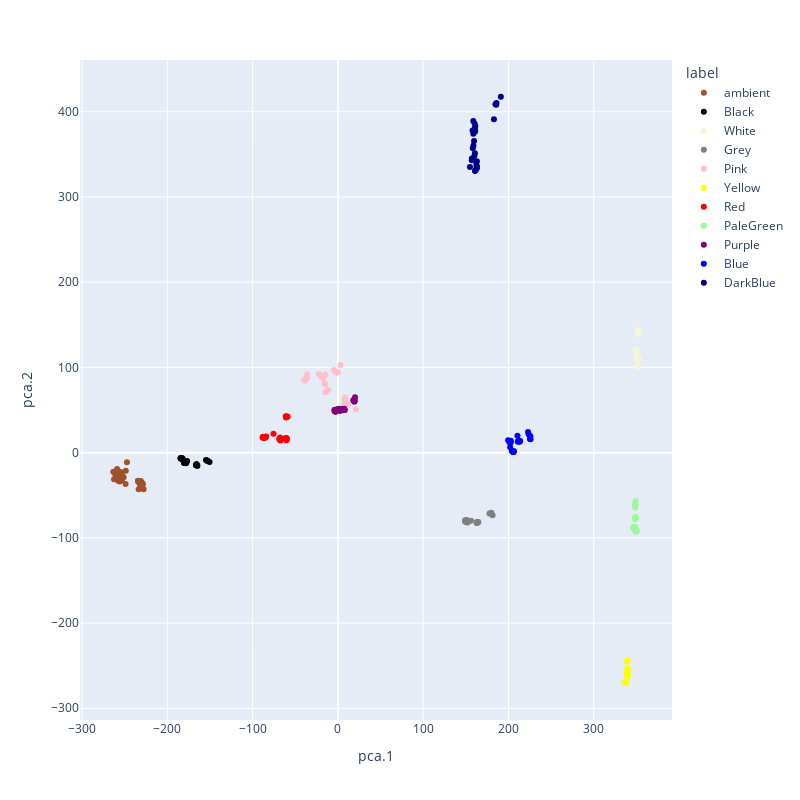

The code cell stored with this chart in its notebook:
### Code cell
def remove_outliers(data, min_samples=5, min_distance=10.0):
    from sklearn.cluster import DBSCAN
    
    # this method assumes we are dealing with data from a single label
    assert data['label'].nunique() == 1
    
    # attempt to cluster the data
    pca_data = pca_transform_2d(data)   
    cluster = DBSCAN(min_samples=min_samples, eps=min_distance)
    cluster_labels = pandas.Series(cluster.fit_predict(pca_data), index=data.index)
    mod = data.copy()
    mod['label'] = cluster_labels
    
    # mark identified clusters with the label
    # mark outliers as unknown
    out = mod.copy()
    is_outlier = (mod['label'] == -1)
    out.loc[is_outlier, 'label'] = numpy.nan
    out.loc[~is_outlier, 'label'] = data['label'].iloc[0]
    
    assert len(out) == len(data)
    return out
    
    
cleaned_data = labeled_data.copy()
is_ambient = (labeled_data['label'] == 'ambient')
ll = remove_outliers(cleaned_data[is_ambient])
cleaned_data.loc[is_ambient, 'label'] = ll['label']
plot_colors_2d(cleaned_data, color_map=cards_color_map)

### Figure 1 — Plotly figure (JSON) as saved in the notebook; plotly's stock layout.template omitted (floating-point values rounded to 4 significant figures; data arrays with more than 128 entries replaced by an {"elided": "..."} marker saying what was removed)
{"data": [{"customdata": {"elided": "187x1 str values"}, "hovertemplate": "label=ambient<br>pca.1=%{x}<br>pca.2=%{y}<br>filename=%{customdata[0]}<extra></extra>", "legendgroup": "ambient", "marker": {"color": "Sienna", "symbol": "circle"}, "mode": "markers", "name": "ambient", "orientation": "v", "showlegend": true, "type": "scatter", "x": {"elided": "187 float values"}, "xaxis": "x", "y": {"elided": "187 float values"}, "yaxis": "y"}, {"customdata": [["cards-2hz-100ms-2.csv"], ["cards-2hz-100ms-2.csv"], ["cards-2hz-100ms-2.csv"], ["cards-2hz-100ms-2.csv"], ["cards-2hz-100ms-2.csv"], ["cards-2hz-100ms-5.csv"], ["cards-2hz-100ms-5.csv"], ["cards-2hz-100ms-5.csv"], ["cards-2hz-100ms-5.csv"], ["cards-2hz-100ms-5.csv"], ["cards-2hz-100ms-5.csv"], ["cards-2hz-100ms-5.csv"], ["cards-2hz-100ms-3.csv"], ["cards-2hz-100ms-3.csv"], ["cards-2hz-100ms-3.csv"], ["cards-2hz-100ms-3.csv"], ["cards-2hz-100ms-3.csv"], ["cards-2hz-100ms-3.csv"], ["cards-2hz-100ms-3.csv"], ["cards-2hz-100ms-3.csv"], ["cards-2hz-100ms-4.csv"], ["cards-2hz-100ms-4.csv"], ["cards-2hz-100ms-4.csv"], ["cards-2hz-100ms-4.csv"], ["cards-2hz-100ms-4.csv"], ["cards-2hz-100ms-4.csv"], ["cards-2hz-100ms-4.csv"], ["cards-2hz-100ms-4.csv"], ["cards-2hz-100ms-4.csv"]], "hovertemplate": "label=Black<br>pca.1=%{x}<br>pca.2=%{y}<br>filename=%{customdata[0]}<extra></extra>", "legendgroup": "Black", "marker": {"color": "Black", "symbol": "circle"}, "mode": "markers", "name": "Black", "orientation": "v", "showlegend": true, "type": "scatter", "x": [-150.5, -153.1, -153.1, -154.7, -153.1, -164.7, -165.8, -165.4, -165.4, -166.3, -165.8, -166.3, -182.0, -184.1, -182.0, -183.5, -183.6, -184.5, -184.4, -183.0, -180.6, -178.6, -179.2, -179.1, -178.3, -179.0, -178.2, -177.6, -176.8], "xaxis": "x", "y": [-11.02, -9.565, -9.565, -8.676, -9.565, -15.47, -13.72, -15.07, -15.07, -14.59, -13.72, -14.59, -7.889, -6.762, -6.781, -7.082, -7.0, -6.514, -6.597, -6.212, -12.21, -11.03, -11.82, -11.9, -12.31, -11.99, -12.39, -11.6, -9.874], "yaxis": "y"}, {"customdata": [["cards-2hz-100ms-2.csv"], ["cards-2hz-100ms-2.csv"], ["cards-2hz-100ms-2.csv"], ["cards-2hz-100ms-2.csv"], ["cards-2hz-100ms-2.csv"], ["cards-2hz-100ms-2.csv"], ["cards-2hz-100ms-5.csv"], ["cards-2hz-100ms-5.csv"], ["cards-2hz-100ms-5.csv"], ["cards-2hz-100ms-5.csv"], ["cards-2hz-100ms-5.csv"], ["cards-2hz-100ms-5.csv"], ["cards-2hz-100ms-3.csv"], ["cards-2hz-100ms-3.csv"], ["cards-2hz-100ms-3.csv"], ["cards-2hz-100ms-3.csv"], ["cards-2hz-100ms-3.csv"], ["cards-2hz-100ms-3.csv"], ["cards-2hz-100ms-3.csv"], ["cards-2hz-100ms-4.csv"], ["cards-2hz-100ms-4.csv"], ["cards-2hz-100ms-4.csv"], ["cards-2hz-100ms-4.csv"], ["cards-2hz-100ms-4.csv"], ["cards-2hz-100ms-4.csv"], ["cards-2hz-100ms-4.csv"]], "hovertemplate": "label=White<br>pca.1=%{x}<br>pca.2=%{y}<br>filename=%{customdata[0]}<extra></extra>", "legendgroup": "White", "marker": {"color": "Beige", "symbol": "circle"}, "mode": "markers", "name": "White", "orientation": "v", "showlegend": true, "type": "scatter", "x": [352.2, 352.2, 352.2, 352.2, 352.2, 351.7, 349.8, 350.0, 350.5, 349.9, 350.0, 349.9, 352.4, 352.6, 351.8, 352.4, 351.2, 352.2, 351.3, 351.1, 351.3, 351.4, 351.4, 351.8, 351.8, 351.3], "xaxis": "x", "y": [139.0, 139.0, 139.0, 141.3, 141.3, 143.9, 121.0, 119.7, 120.6, 119.8, 119.7, 115.2, 109.3, 111.4, 111.9, 109.3, 108.8, 110.6, 111.0, 100.9, 100.7, 102.9, 102.9, 101.6, 101.6, 100.7], "yaxis": "y"}, {"customdata": [["cards-2hz-100ms-2.csv"], ["cards-2hz-100ms-2.csv"], ["cards-2hz-100ms-2.csv"], ["cards-2hz-100ms-2.csv"], ["cards-2hz-100ms-2.csv"], ["cards-2hz-100ms-2.csv"], ["cards-2hz-100ms-5.csv"], ["cards-2hz-100ms-5.csv"], ["cards-2hz-100ms-5.csv"], ["cards-2hz-100ms-5.csv"], ["cards-2hz-100ms-5.csv"], ["cards-2hz-100ms-5.csv"], ["cards-2hz-100ms-3.csv"], ["cards-2hz-100ms-3.csv"], ["cards-2hz-100ms-3.csv"], ["cards-2hz-100ms-3.csv"], ["cards-2hz-100ms-3.csv"], ["cards-2hz-100ms-3.csv"], ["cards-2hz-100ms-3.csv"], ["cards-2hz-100ms-3.csv"], ["cards-2hz-100ms-3.csv"], ["cards-2hz-100ms-4.csv"], ["cards-2hz-100ms-4.csv"], ["cards-2hz-100ms-4.csv"], ["cards-2hz-100ms-4.csv"], ["cards-2hz-100ms-4.csv"], ["cards-2hz-100ms-4.csv"], ["cards-2hz-100ms-4.csv"]], "hovertemplate": "label=Grey<br>pca.1=%{x}<br>pca.2=%{y}<br>filename=%{customdata[0]}<extra></extra>", "legendgroup": "Grey", "marker": {"color": "Grey", "symbol": "circle"}, "mode": "markers", "name": "Grey", "orientation": "v", "showlegend": true, "type": "scatter", "x": [177.7, 179.4, 181.4, 179.3, 179.9, 179.4, 164.7, 162.8, 163.3, 163.1, 164.1, 162.8, 149.2, 149.3, 150.6, 150.6, 150.7, 151.1, 151.1, 151.2, 156.1, 150.8, 151.2, 150.3, 150.3, 150.2, 152.0, 149.1], "xaxis": "x", "y": [-71.5, -71.37, -73.61, -71.29, -70.5, -71.37, -81.31, -82.56, -81.69, -81.53, -82.1, -82.56, -80.5, -80.59, -80.12, -80.12, -80.2, -79.25, -79.25, -79.33, -79.87, -80.28, -81.64, -81.15, -81.15, -81.07, -82.13, -79.31], "yaxis": "y"}, {"customdata": [["cards-2hz-100ms-2.csv"], ["cards-2hz-100ms-2.csv"], ["cards-2hz-100ms-2.csv"], ["cards-2hz-100ms-2.csv"], ["cards-2hz-100ms-2.csv"], ["cards-2hz-100ms-2.csv"], ["cards-2hz-100ms-5.csv"], ["cards-2hz-100ms-5.csv"], ["cards-2hz-100ms-5.csv"], ["cards-2hz-100ms-5.csv"], ["cards-2hz-100ms-5.csv"], ["cards-2hz-100ms-5.csv"], ["cards-2hz-100ms-5.csv"], ["cards-2hz-100ms-3.csv"], ["cards-2hz-100ms-3.csv"], ["cards-2hz-100ms-3.csv"], ["cards-2hz-100ms-3.csv"], ["cards-2hz-100ms-3.csv"], ["cards-2hz-100ms-3.csv"], ["cards-2hz-100ms-3.csv"], ["cards-2hz-100ms-3.csv"], ["cards-2hz-100ms-4.csv"], ["cards-2hz-100ms-4.csv"], ["cards-2hz-100ms-4.csv"], ["cards-2hz-100ms-4.csv"], ["cards-2hz-100ms-4.csv"], ["cards-2hz-100ms-4.csv"], ["cards-2hz-100ms-4.csv"], ["cards-2hz-100ms-4.csv"]], "hovertemplate": "label=Pink<br>pca.1=%{x}<br>pca.2=%{y}<br>filename=%{customdata[0]}<extra></extra>", "legendgroup": "Pink", "marker": {"color": "Pink", "symbol": "circle"}, "mode": "markers", "name": "Pink", "orientation": "v", "showlegend": true, "type": "scatter", "x": [-4.922, -1.219, -2.943, -3.059, 0.1366, 3.078, -36.26, -38.11, -37.74, -39.96, -39.09, -39.09, -36.02, 7.124, 7.609, 8.348, 8.478, 12.28, 10.7, 7.862, 21.05, -14.6, -11.53, -14.74, -15.85, -17.33, -18.94, -22.27, -14.64], "xaxis": "x", "y": [97.02, 93.8, 94.77, 94.85, 94.18, 102.8, 87.6, 86.35, 84.99, 85.1, 84.61, 84.61, 92.06, 56.31, 54.87, 60.19, 64.73, 56.81, 56.59, 61.63, 50.76, 70.76, 73.58, 79.98, 81.74, 87.16, 88.05, 92.22, 91.35], "yaxis": "y"}, {"customdata": [["cards-2hz-100ms-2.csv"], ["cards-2hz-100ms-2.csv"], ["cards-2hz-100ms-2.csv"], ["cards-2hz-100ms-2.csv"], ["cards-2hz-100ms-2.csv"], ["cards-2hz-100ms-5.csv"], ["cards-2hz-100ms-5.csv"], ["cards-2hz-100ms-5.csv"], ["cards-2hz-100ms-5.csv"], ["cards-2hz-100ms-5.csv"], ["cards-2hz-100ms-5.csv"], ["cards-2hz-100ms-3.csv"], ["cards-2hz-100ms-3.csv"], ["cards-2hz-100ms-3.csv"], ["cards-2hz-100ms-3.csv"], ["cards-2hz-100ms-3.csv"], ["cards-2hz-100ms-3.csv"], ["cards-2hz-100ms-3.csv"], ["cards-2hz-100ms-4.csv"], ["cards-2hz-100ms-4.csv"], ["cards-2hz-100ms-4.csv"], ["cards-2hz-100ms-4.csv"], ["cards-2hz-100ms-4.csv"], ["cards-2hz-100ms-4.csv"], ["cards-2hz-100ms-4.csv"]], "hovertemplate": "label=Yellow<br>pca.1=%{x}<br>pca.2=%{y}<br>filename=%{customdata[0]}<extra></extra>", "legendgroup": "Yellow", "marker": {"color": "Yellow", "symbol": "circle"}, "mode": "markers", "name": "Yellow", "orientation": "v", "showlegend": true, "type": "scatter", "x": [338.8, 339.4, 339.3, 339.3, 339.3, 337.4, 337.4, 337.1, 337.1, 337.0, 336.9, 340.2, 339.7, 339.8, 339.2, 339.0, 339.5, 338.7, 339.5, 339.0, 340.1, 339.0, 339.8, 339.4, 339.5], "xaxis": "x", "y": [-245.1, -244.3, -244.2, -244.2, -244.2, -268.3, -270.6, -270.4, -270.4, -269.3, -269.2, -258.4, -256.9, -259.3, -260.1, -258.8, -258.0, -257.6, -263.7, -256.5, -253.7, -254.2, -254.7, -255.6, -261.4], "yaxis": "y"}, {"customdata": [["cards-2hz-100ms-2.csv"], ["cards-2hz-100ms-2.csv"], ["cards-2hz-100ms-2.csv"], ["cards-2hz-100ms-2.csv"], ["cards-2hz-100ms-2.csv"], ["cards-2hz-100ms-5.csv"], ["cards-2hz-100ms-5.csv"], ["cards-2hz-100ms-5.csv"], ["cards-2hz-100ms-5.csv"], ["cards-2hz-100ms-5.csv"], ["cards-2hz-100ms-5.csv"], ["cards-2hz-100ms-5.csv"], ["cards-2hz-100ms-3.csv"], ["cards-2hz-100ms-3.csv"], ["cards-2hz-100ms-3.csv"], ["cards-2hz-100ms-3.csv"], ["cards-2hz-100ms-3.csv"], ["cards-2hz-100ms-3.csv"], ["cards-2hz-100ms-3.csv"], ["cards-2hz-100ms-3.csv"], ["cards-2hz-100ms-4.csv"], ["cards-2hz-100ms-4.csv"], ["cards-2hz-100ms-4.csv"], ["cards-2hz-100ms-4.csv"], ["cards-2hz-100ms-4.csv"], ["cards-2hz-100ms-4.csv"], ["cards-2hz-100ms-4.csv"], ["cards-2hz-100ms-4.csv"]], "hovertemplate": "label=Red<br>pca.1=%{x}<br>pca.2=%{y}<br>filename=%{customdata[0]}<extra></extra>", "legendgroup": "Red", "marker": {"color": "Red", "symbol": "circle"}, "mode": "markers", "name": "Red", "orientation": "v", "showlegend": true, "type": "scatter", "x": [-60.01, -60.99, -60.01, -60.87, -60.25, -60.33, -61.08, -60.33, -60.83, -60.33, -60.22, -58.86, -66.47, -67.58, -67.45, -68.06, -67.71, -66.97, -68.81, -75.47, -84.7, -84.09, -85.45, -85.94, -87.78, -88.16, -88.16, -86.43], "xaxis": "x", "y": [16.66, 17.23, 16.66, 17.15, 14.52, 42.21, 42.62, 42.21, 41.34, 42.21, 42.13, 42.51, 15.87, 14.21, 16.44, 15.65, 17.71, 15.0, 16.05, 22.08, 18.12, 18.91, 18.53, 17.66, 18.71, 17.76, 17.76, 16.79], "yaxis": "y"}, {"customdata": [["cards-2hz-100ms-2.csv"], ["cards-2hz-100ms-2.csv"], ["cards-2hz-100ms-2.csv"], ["cards-2hz-100ms-2.csv"], ["cards-2hz-100ms-5.csv"], ["cards-2hz-100ms-5.csv"], ["cards-2hz-100ms-5.csv"], ["cards-2hz-100ms-5.csv"], ["cards-2hz-100ms-5.csv"], ["cards-2hz-100ms-5.csv"], ["cards-2hz-100ms-5.csv"], ["cards-2hz-100ms-5.csv"], ["cards-2hz-100ms-3.csv"], ["cards-2hz-100ms-3.csv"], ["cards-2hz-100ms-3.csv"], ["cards-2hz-100ms-3.csv"], ["cards-2hz-100ms-3.csv"], ["cards-2hz-100ms-3.csv"], ["cards-2hz-100ms-3.csv"], ["cards-2hz-100ms-3.csv"], ["cards-2hz-100ms-4.csv"], ["cards-2hz-100ms-4.csv"], ["cards-2hz-100ms-4.csv"], ["cards-2hz-100ms-4.csv"], ["cards-2hz-100ms-4.csv"], ["cards-2hz-100ms-4.csv"], ["cards-2hz-100ms-4.csv"]], "hovertemplate": "label=PaleGreen<br>pca.1=%{x}<br>pca.2=%{y}<br>filename=%{customdata[0]}<extra></extra>", "legendgroup": "PaleGreen", "marker": {"color": "PaleGreen", "symbol": "circle"}, "mode": "markers", "name": "PaleGreen", "orientation": "v", "showlegend": true, "type": "scatter", "x": [348.5, 349.0, 348.1, 349.2, 348.6, 348.9, 349.4, 348.6, 348.6, 348.7, 348.9, 348.7, 350.4, 349.9, 349.8, 349.5, 349.0, 349.0, 349.0, 348.8, 347.7, 347.1, 347.5, 346.7, 347.0, 346.7, 346.6], "xaxis": "x", "y": [-64.65, -61.47, -60.98, -57.02, -76.0, -77.36, -76.49, -76.0, -76.0, -76.09, -77.36, -78.4, -91.93, -92.8, -92.71, -91.36, -92.23, -92.23, -92.23, -87.62, -89.28, -88.96, -88.01, -87.6, -88.88, -87.6, -87.52], "yaxis": "y"}, {"customdata": [["cards-2hz-100ms-2.csv"], ["cards-2hz-100ms-2.csv"], ["cards-2hz-100ms-2.csv"], ["cards-2hz-100ms-2.csv"], ["cards-2hz-100ms-2.csv"], ["cards-2hz-100ms-2.csv"], ["cards-2hz-100ms-5.csv"], ["cards-2hz-100ms-5.csv"], ["cards-2hz-100ms-5.csv"], ["cards-2hz-100ms-5.csv"], ["cards-2hz-100ms-5.csv"], ["cards-2hz-100ms-5.csv"], ["cards-2hz-100ms-5.csv"], ["cards-2hz-100ms-3.csv"], ["cards-2hz-100ms-3.csv"], ["cards-2hz-100ms-3.csv"], ["cards-2hz-100ms-3.csv"], ["cards-2hz-100ms-3.csv"], ["cards-2hz-100ms-3.csv"], ["cards-2hz-100ms-3.csv"], ["cards-2hz-100ms-3.csv"], ["cards-2hz-100ms-4.csv"], ["cards-2hz-100ms-4.csv"], ["cards-2hz-100ms-4.csv"], ["cards-2hz-100ms-4.csv"], ["cards-2hz-100ms-4.csv"], ["cards-2hz-100ms-4.csv"], ["cards-2hz-100ms-4.csv"], ["cards-2hz-100ms-4.csv"], ["cards-2hz-100ms-4.csv"]], "hovertemplate": "label=Purple<br>pca.1=%{x}<br>pca.2=%{y}<br>filename=%{customdata[0]}<extra></extra>", "legendgroup": "Purple", "marker": {"color": "Purple", "symbol": "circle"}, "mode": "markers", "name": "Purple", "orientation": "v", "showlegend": true, "type": "scatter", "x": [19.24, 18.01, 19.73, 18.87, 19.48, 20.09, 7.48, 6.125, 7.734, 7.85, 7.85, 6.871, 6.495, -2.492, -3.847, -3.963, -3.593, -3.709, -2.731, -2.731, -2.846, 1.342, 2.204, 1.712, 2.089, 1.712, 2.089, -0.01314, 1.712, 2.313], "xaxis": "x", "y": [59.65, 61.49, 60.52, 61.01, 61.79, 64.89, 51.51, 51.13, 50.24, 50.16, 50.16, 50.73, 49.77, 50.26, 49.88, 49.96, 48.61, 48.69, 48.12, 48.12, 48.2, 51.58, 51.1, 50.23, 51.18, 50.23, 51.18, 51.2, 50.23, 48.71], "yaxis": "y"}, {"customdata": [["cards-2hz-100ms-2.csv"], ["cards-2hz-100ms-2.csv"], ["cards-2hz-100ms-2.csv"], ["cards-2hz-100ms-2.csv"], ["cards-2hz-100ms-2.csv"], ["cards-2hz-100ms-5.csv"], ["cards-2hz-100ms-5.csv"], ["cards-2hz-100ms-5.csv"], ["cards-2hz-100ms-5.csv"], ["cards-2hz-100ms-5.csv"], ["cards-2hz-100ms-5.csv"], ["cards-2hz-100ms-5.csv"], ["cards-2hz-100ms-3.csv"], ["cards-2hz-100ms-3.csv"], ["cards-2hz-100ms-3.csv"], ["cards-2hz-100ms-3.csv"], ["cards-2hz-100ms-3.csv"], ["cards-2hz-100ms-3.csv"], ["cards-2hz-100ms-3.csv"], ["cards-2hz-100ms-3.csv"], ["cards-2hz-100ms-4.csv"], ["cards-2hz-100ms-4.csv"], ["cards-2hz-100ms-4.csv"], ["cards-2hz-100ms-4.csv"], ["cards-2hz-100ms-4.csv"], ["cards-2hz-100ms-4.csv"], ["cards-2hz-100ms-4.csv"], ["cards-2hz-100ms-4.csv"], ["cards-2hz-100ms-4.csv"]], "hovertemplate": "label=Blue<br>pca.1=%{x}<br>pca.2=%{y}<br>filename=%{customdata[0]}<extra></extra>", "legendgroup": "Blue", "marker": {"color": "Blue", "symbol": "circle"}, "mode": "markers", "name": "Blue", "orientation": "v", "showlegend": true, "type": "scatter", "x": [225.9, 225.2, 225.7, 223.7, 223.0, 213.6, 213.0, 212.8, 212.4, 210.9, 211.4, 210.6, 205.7, 205.7, 205.7, 206.3, 205.7, 203.9, 206.2, 202.0, 202.7, 202.2, 201.4, 201.7, 202.6, 201.7, 200.8, 201.6, 199.6], "xaxis": "x", "y": [15.68, 16.09, 19.27, 21.51, 24.22, 13.51, 12.72, 14.0, 13.04, 12.74, 13.61, 19.82, 0.8736, 0.8736, 0.8736, 1.661, 0.8736, 1.845, 1.744, 6.399, 14.03, 13.16, 13.65, 12.29, 11.8, 12.29, 12.86, 12.37, 14.62], "yaxis": "y"}, {"customdata": [["cards-2hz-100ms-2.csv"], ["cards-2hz-100ms-2.csv"], ["cards-2hz-100ms-2.csv"], ["cards-2hz-100ms-2.csv"], ["cards-2hz-100ms-2.csv"], ["cards-2hz-100ms-5.csv"], ["cards-2hz-100ms-5.csv"], ["cards-2hz-100ms-5.csv"], ["cards-2hz-100ms-5.csv"], ["cards-2hz-100ms-5.csv"], ["cards-2hz-100ms-5.csv"], ["cards-2hz-100ms-5.csv"], ["cards-2hz-100ms-3.csv"], ["cards-2hz-100ms-3.csv"], ["cards-2hz-100ms-3.csv"], ["cards-2hz-100ms-3.csv"], ["cards-2hz-100ms-3.csv"], ["cards-2hz-100ms-3.csv"], ["cards-2hz-100ms-3.csv"], ["cards-2hz-100ms-3.csv"], ["cards-2hz-100ms-4.csv"], ["cards-2hz-100ms-4.csv"], ["cards-2hz-100ms-4.csv"], ["cards-2hz-100ms-4.csv"], ["cards-2hz-100ms-4.csv"], ["cards-2hz-100ms-4.csv"], ["cards-2hz-100ms-4.csv"], ["cards-2hz-100ms-4.csv"]], "hovertemplate": "label=DarkBlue<br>pca.1=%{x}<br>pca.2=%{y}<br>filename=%{customdata[0]}<extra></extra>", "legendgroup": "DarkBlue", "marker": {"color": "DarkBlue", "symbol": "circle"}, "mode": "markers", "name": "DarkBlue", "orientation": "v", "showlegend": true, "type": "scatter", "x": [183.0, 184.7, 185.7, 185.9, 191.0, 160.7, 161.5, 162.9, 162.6, 163.0, 162.3, 162.9, 154.9, 157.0, 157.1, 160.0, 160.6, 158.2, 158.9, 159.7, 158.8, 157.9, 161.0, 160.6, 161.1, 160.4, 160.4, 158.8], "xaxis": "x", "y": [391.3, 408.7, 408.1, 410.3, 417.6, 330.5, 331.2, 333.8, 335.2, 336.1, 338.8, 341.9, 335.0, 343.0, 345.3, 348.2, 351.3, 357.3, 360.3, 365.6, 374.1, 378.0, 377.4, 376.5, 383.1, 380.1, 385.8, 389.0], "yaxis": "y"}], "layout": {"height": 800, "legend": {"title": {"text": "label"}, "tracegroupgap": 0}, "margin": {"t": 60}, "width": 800, "xaxis": {"anchor": "y", "autorange": true, "domain": [0, 1], "range": [-302.4, 391.7], "title": {"text": "pca.1"}, "type": "linear"}, "yaxis": {"anchor": "x", "autorange": true, "domain": [0, 1], "range": [-313.7, 460.7], "title": {"text": "pca.2"}, "type": "linear"}}}
